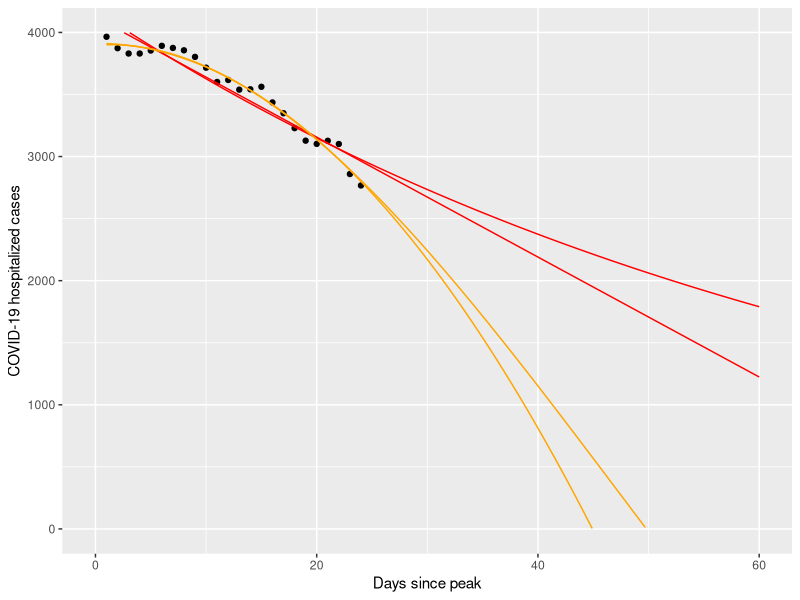

This figure's R source:
# COVID-19 Massachusetts COVID-19 ostpitalization prediction model

library(ggplot2)

# Load data
t1 <- 1:24
t2 <- 1:24
deaths_vec <- c(3965,3873,3830,3830,3854,3892,3875,3856,3803,3716,
                3601,3617,3539,3542,3562,3436,3349,3229,3128,3102,
                3127,3101,2859,2767)
df1 <- data.frame(t=t1, y=deaths_vec[1:24])
df2 <- data.frame(t=t2, y=deaths_vec)

# Calculate exponential fit
exponential1.model <- lm(log(y) ~t, data=df1)
summary(exponential1.model)
linear1.model <- lm(y ~t, data=df1)
summary(linear1.model)
# lol cubic fit
cubic1.model <- lm(y ~ poly(t, degree=3), data=df1)
summary(cubic1.model)
# lol parabolic fit
parabolic1.model <- lm(y ~ poly(t, degree=2), data=df1)
summary(parabolic1.model)

#exponential2.model <- lm(log(y) ~t, data=df2)
#summary(exponential2.model)
#linear2.model <- lm(y ~t, data=df2)
#summary(linear2.model)
# lol cubic fit
#cubic2.model <- lm(y ~ poly(t, degree=3), data=df2)
#summary(cubic2.model)
# lol parabolic fit
#parabolic2.model <- lm(y ~ poly(t, degree=2), data=df2)
#summary(parabolic2.model)

# Calculate predicted values
timevalues <- seq(1, 105, 0.1)
prediction1 <- exp(predict(exponential1.model, data.frame(t=timevalues)))
#prediction2 <- exp(predict(exponential2.model, data.frame(t=timevalues)))
pdf1 <- data.frame(t=timevalues, y=prediction1)
#pdf2 <- data.frame(t=timevalues, y=prediction2)

prediction3 <- predict(linear1.model, data.frame(t=timevalues))
#prediction4 <- predict(linear2.model, data.frame(t=timevalues))
pdf3 <- data.frame(t=timevalues, y=prediction3)
#pdf4 <- data.frame(t=timevalues, y=prediction4)

prediction5 <- predict(cubic1.model, data.frame(t=timevalues))
#prediction6 <- predict(cubic2.model, data.frame(t=timevalues))
pdf5 <- data.frame(t=timevalues, y=prediction5)
#pdf6 <- data.frame(t=timevalues, y=prediction6)

prediction7 <- predict(parabolic1.model, data.frame(t=timevalues))
#prediction8 <- predict(parabolic2.model, data.frame(t=timevalues))
pdf7 <- data.frame(t=timevalues, y=prediction7)
#pdf8 <- data.frame(t=timevalues, y=prediction8)

#ggplot() + geom_point(data=df2, aes(x=t, y=y)) +
#geom_line(data=data.frame(t=timevalues, y=prediction1), aes(x=t, y=y))
ggplot() + geom_point(data=df2, aes(x=t, y=y)) +
  geom_line(data=pdf1, aes(x=t, y=y), color="red") +
#  geom_line(data=pdf2, aes(x=t, y=y), color="blue") +
  geom_line(data=pdf3, aes(x=t, y=y), color="red") +
#  geom_line(data=pdf4, aes(x=t, y=y), color="blue") +
  geom_line(data=pdf5, aes(x=t, y=y), color="orange") +
#  geom_line(data=pdf6, aes(x=t, y=y), color="green") +
  geom_line(data=pdf7, aes(x=t, y=y), color="orange") +
#  geom_line(data=pdf8, aes(x=t, y=y), color="green") +
  xlab("Days since peak") + ylab("COVID-19 hospitalized cases") +
  xlim(0,60) + ylim(0,4000)
